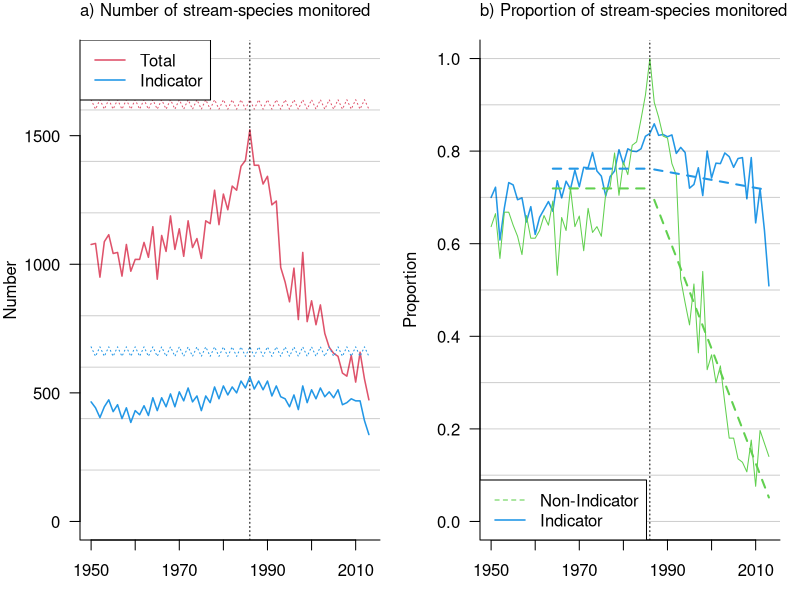

Reproduce this figure in R.
library(here)
library(RColorBrewer)

###############################################################################
# Load data
###############################################################################

datMon <- read.csv("data/English2016_monitoringCoverage.csv")
datMon$num_nonindicator <- datMon$num_total - datMon$num_indicator

totIndicator <- rep(c(679, 642), 32)
tot <- 961 + totIndicator

datMon$ppn_nonindicator <- (datMon$num_nonindicator)/(tot-totIndicator)

datMon$ppn_total <- datMon$num_total/tot
###############################################################################
# What was the decline in monitoring?
###############################################################################

# Pre-decline and during decline
period1 <- which(datMon$year > (2013-50) & datMon$year <= 1986)
period2 <- which(datMon$year > 1986)

preDecl <- c(mean(datMon$ppn_indicator[period1]), mean(datMon$ppn_nonindicator[period1]), mean(datMon$ppn_total[period1]))

fitInd <- lm((datMon$ppn_indicator[period2] - preDecl[1]) ~ 0 + c(1:length(period2)))
fitNonInd <- lm((datMon$ppn_nonindicator[period2] - preDecl[2]) ~ 0 + c(1:length(period2)))
fit <- lm((datMon$ppn_total[period2] - preDecl[3]) ~ 0 + c(1:length(period2)))

###############################################################################
# Plotting
###############################################################################

par(mfrow=c(1,2), mar=c(3,4,2,1))
# Reproduce plots from English (2016)
plot(datMon$year, datMon$num_total, "l", col=2, lwd=1.5, las=1, bty="l", xlab="", ylab="Number", ylim=c(0, 1800))
lines(datMon$year, tot, lty=3, col=2)
lines(datMon$year, totIndicator, lty=3, col=4)
abline(h = seq(200, 1800, 200), col="#00000030")
abline(v = 1986, lty=3)
lines(datMon$year, datMon$num_indicator, col=4, lwd=1.5)
legend("topleft", col=c(2,4), lwd=1.5, c("Total", "Indicator"))
mtext(side=3, adj = 0, "a) Number of stream-species monitored", line=1)


plot(datMon$year, datMon$ppn_indicator, "l", col=4, lwd=1.5, las=1, bty="l", xlab="", ylab="Proportion", ylim=c(0, 1))
abline(h = seq(0, 1, 0.1), col="#00000030")
lines(datMon$year, datMon$ppn_nonindicator, col=3)
abline(v = 1986, lty=3)
legend("bottomleft", col=c(3,4), lwd=c(1, 1.5), lty=c(2,1), c("Non-Indicator", "Indicator"))
mtext(side=3, adj = 0, "b) Proportion of stream-species monitored", line=1)

# Decline lines
lines(datMon$year[period1], rep(preDecl[1], length(period1)), col=4, lwd=2, lty=2)
lines(datMon$year[period2], preDecl[1] + predict(fitInd), col=4, lwd=2, lty=2)

lines(datMon$year[period1], rep(preDecl[2], length(period1)), col=3, lwd=2, lty=2)
lines(datMon$year[period2], preDecl[2] + predict(fitNonInd), col=3, lwd=2, lty=2)

# What is the total ppn change in indicator and non-indicator?
tail(predict(fitInd), 1)
tail(predict(fitNonInd), 1)
tail(predict(fit), 1)
